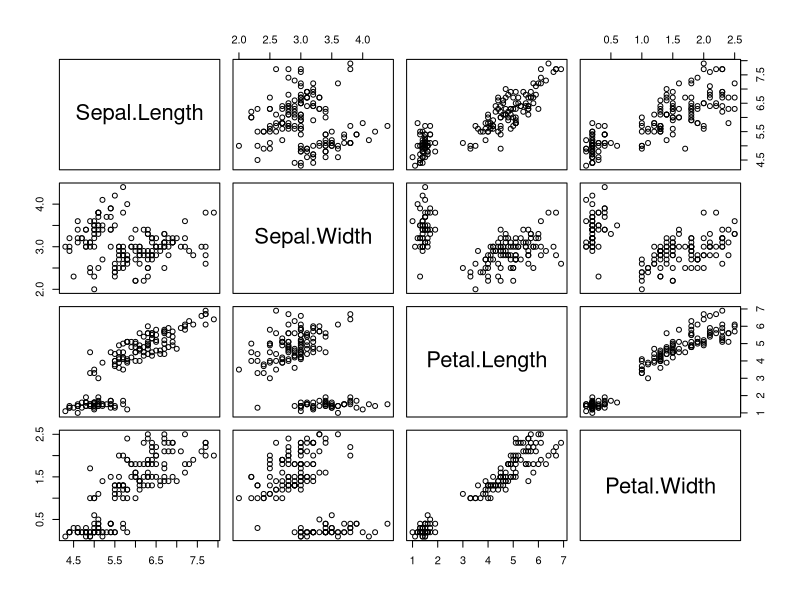
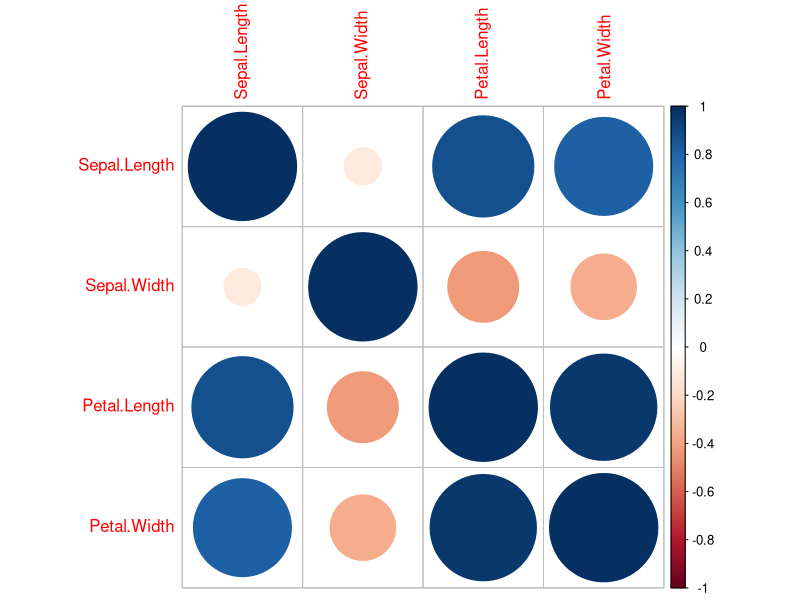
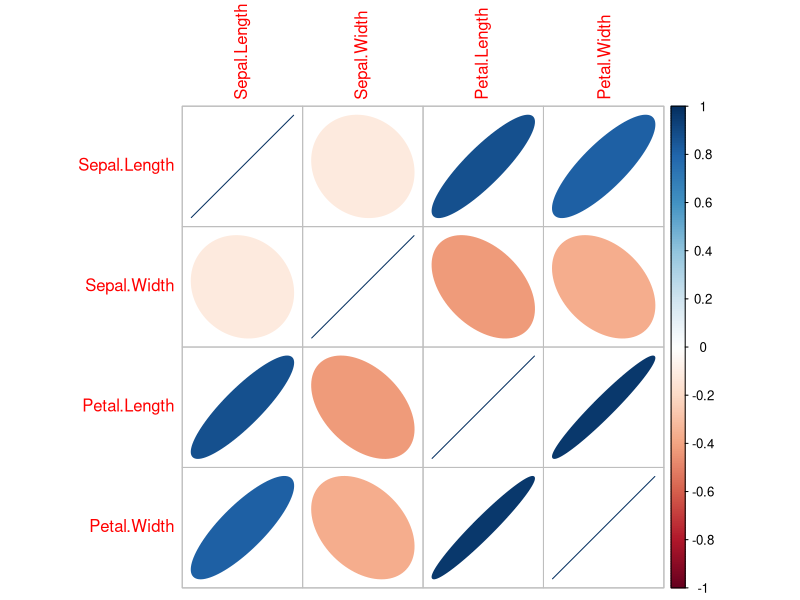

Here is the R script that generated these plots, in order:
head(iris)
str(iris)
levels(iris$Species)

help(par)
par(mfrow=c(1,1),mar=c(1,1,1,1))
plot(iris[,-5])


install.packages("corrplot")
library(corrplot)

iris_cor <- cor(iris[,-5])
corrplot(iris_cor,method="circle")
corrplot(iris_cor,method="ellipse")
